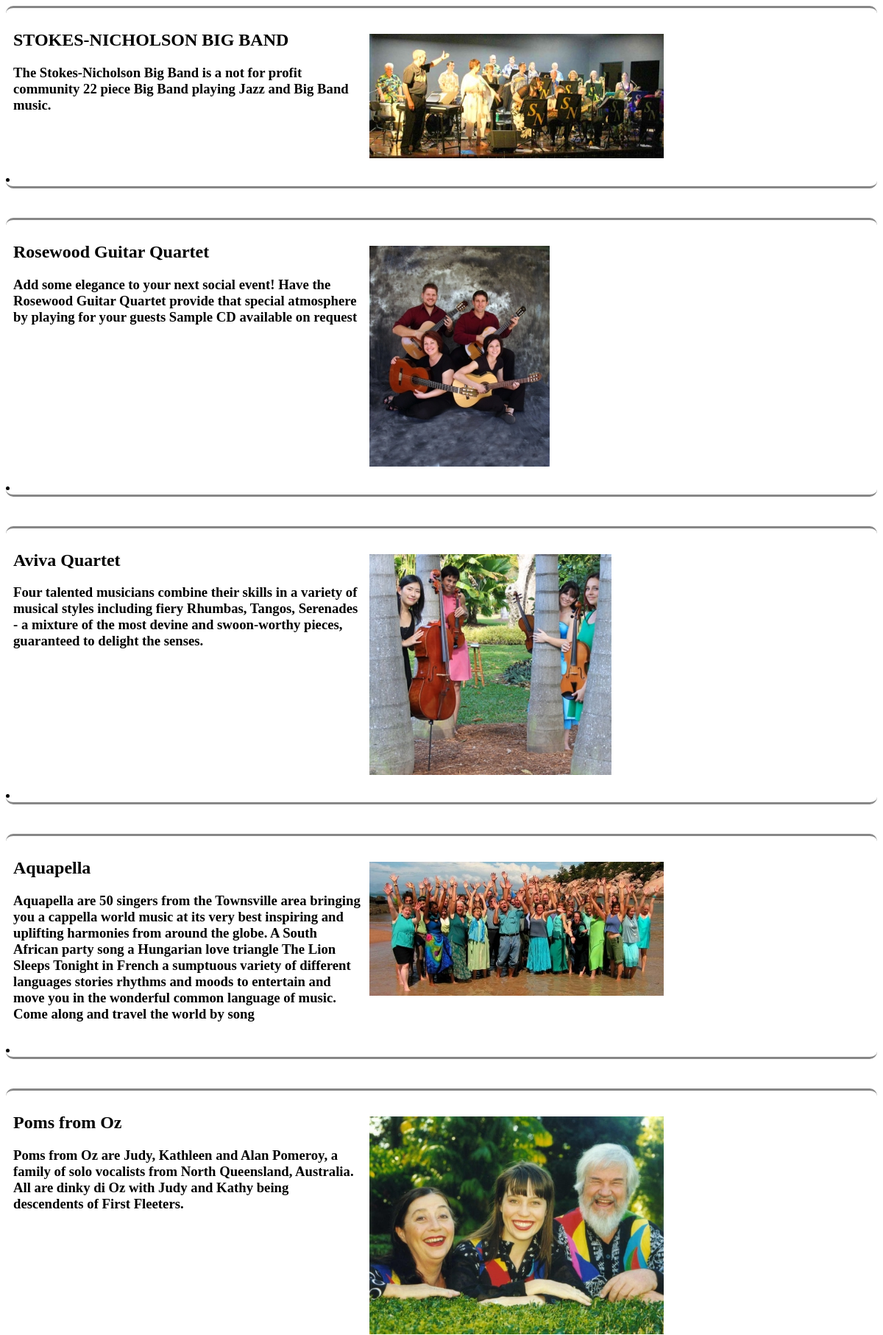
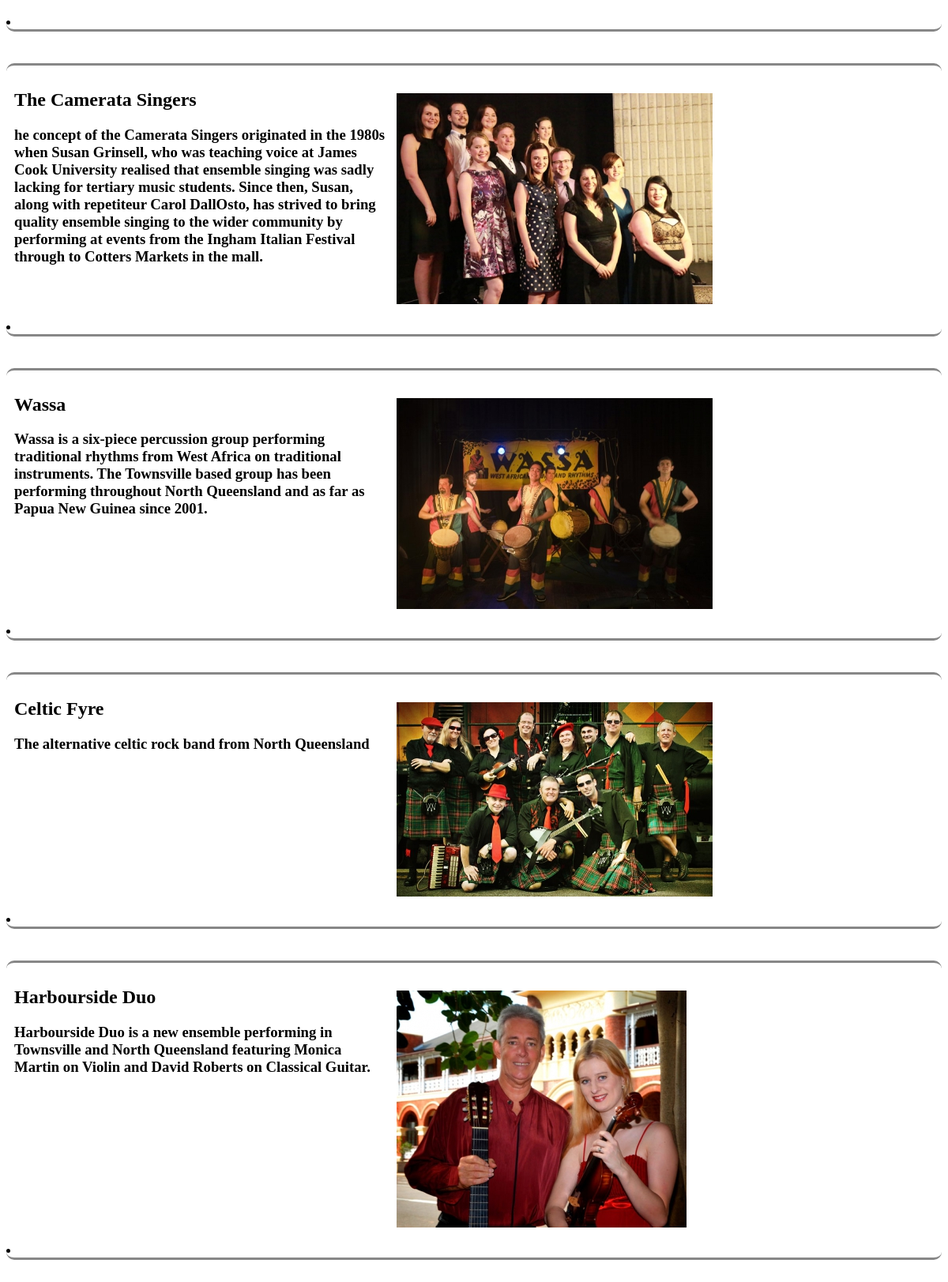
The page /dbm1/bandList.php on the database its author committed (2 pictures, top to bottom).
### tables this page shows
CREATE TABLE "Band" (
  "band_id" integer NOT NULL PRIMARY KEY AUTOINCREMENT,
  "band_name" text NOT NULL,
  "band_email" text NOT NULL,
  "band_phone" text NOT NULL,
  "band_website" text NOT NULL,
  "band_shortBio" text NOT NULL,
  "band_longBio" text NOT NULL,
  "band_promoIcon" text NOT NULL,
  "band_promoPic" text NULL,
  "band_genre" text NOT NULL
);

### dbm1/bandList.php (the view, shortened to what this page needs)
<?php
isset($urlVar) || $urlVar = "";
include($urlVar . "inc_dbConnect.php");
echo "<link rel='stylesheet' href= 'database/styleBandList.css' type='text/css'>";
$sql = "SELECT * FROM band";
$blockTally = 1;
foreach($dbh->query($sql) as $row){
    $iconUrl = $urlVar . $row['band_promoIcon'];
    echo "<div id='band$blockTally' class='bandClass' onclick='expand($blockTally);' title='click here for more information' value='hide'>\n";
    echo "<div id='info'>\n<h2>$row[band_name]</h2>\n<h3>$row[band_shortBio]</h3>\n";
    echo "</div>\n";
    if (file_exists($iconUrl)){
        echo "<div id='icon'>\n<h2><img src='$iconUrl'></h2>\n";
    } else {
        echo "<div id='icon'>\n<h2><img src='database/images/defaultTomato.jpg'></h2>\n";
    }
    echo "</div>\n";
    echo "<div id='clearBlock'><li>\n";
    echo "</div>\n";
    echo "</div>\n";
    $blockTally++;
}?>

### styleBandList.css (style rules this page uses)
#icon { padding-top: 15px; }
#info { display: block; text-align: left; float: left; width: 40%; padding: 10px; }
#clearBlock { clear: both; }
.bandClass { width: 100%; border-bottom: solid #878787 3px; border-top: solid #878787 3px; border-radius: 10px; margin-bottom: 40px; -webkit-touch-callout: none; -webkit-user-select: none; -moz-user-select: none; -ms-user-select: none; user-select: none; }

### rows shown on the page
band: band_name "STOKES-NICHOLSON BIG BAND", band_shortBio "The Stokes-Nicholson Big Band is a not for profit community 22 piece Big Band playing Jazz and Big Band music.", band_promoIcon (picture)
band: band_name "Rosewood Guitar Quartet", band_shortBio "Add some elegance to your next social event! Have the Rosewood Guitar Quartet provide that special atmosphere by playing for your guests Sample CD available on request", band_promoIcon (picture)
band: band_name "Aviva Quartet", band_shortBio "Four talented musicians combine their skills in a variety of musical styles including fiery Rhumbas, Tangos, Serenades - a mixture of the most devine and swoon-worthy pieces, guaranteed to delight the senses.", band_promoIcon (picture)
band: band_name "Aquapella", band_shortBio "Aquapella are 50 singers from the Townsville area bringing you a cappella world music at its very best inspiring and uplifting harmonies from around the globe. A South African party song a Hungarian love triangle The Lion Sleeps Tonight in French a sumptuous variety of different languages stories rhythms and moods to entertain and move you in the wonderful common language of music. Come along and travel the world by song", band_promoIcon (picture)
band: band_name "Poms from Oz", band_shortBio "Poms from Oz are Judy, Kathleen and Alan Pomeroy, a family of solo vocalists from North Queensland, Australia. All are dinky di Oz with Judy and Kathy being descendents of First Fleeters.", band_promoIcon (picture)
band: band_name "The Camerata Singers", band_shortBio "he concept of the Camerata Singers originated in the 1980s when Susan Grinsell, who was teaching voice at James Cook University realised that ensemble singing was sadly lacking for tertiary music students. Since then, Susan, along with repetiteur Carol DallOsto, has strived to bring quality ensemble singing to the wider community by performing at events from the Ingham Italian Festival through to Cotters Markets in the mall.", band_promoIcon (picture)
band: band_name "Wassa", band_shortBio "Wassa is a six-piece percussion group performing traditional rhythms from West Africa on traditional instruments. The Townsville based group has been performing throughout North Queensland and as far as Papua New Guinea since 2001.", band_promoIcon (picture)
band: band_name "Celtic Fyre", band_shortBio "The alternative celtic rock band from North Queensland", band_promoIcon (picture)
band: band_name "Harbourside Duo", band_shortBio "Harbourside Duo is a new ensemble performing in Townsville and North Queensland featuring Monica Martin on Violin and David Roberts on Classical Guitar.", band_promoIcon (picture)
